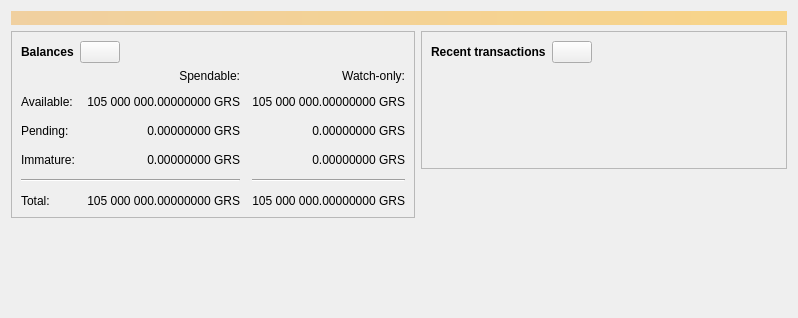
<?xml version="1.0" encoding="UTF-8"?>
<ui version="4.0">
 <class>OverviewPage</class>
 <widget class="QWidget" name="OverviewPage">
  <property name="geometry">
   <rect>
    <x>0</x>
    <y>0</y>
    <width>798</width>
    <height>318</height>
   </rect>
  </property>
  <property name="windowTitle">
   <string>Form</string>
  </property>
  <layout class="QVBoxLayout" name="topLayout">
   <item>
    <widget class="QLabel" name="labelAlerts">
     <property name="visible">
      <bool>false</bool>
     </property>
     <property name="styleSheet">
      <string notr="true">QLabel { background-color: qlineargradient(x1: 0, y1: 0, x2: 1, y2: 0, stop:0 #F0D0A0, stop:1 #F8D488); color:#000000; }</string>
     </property>
     <property name="wordWrap">
      <bool>true</bool>
     </property>
     <property name="margin">
      <number>3</number>
     </property>
     <property name="textInteractionFlags">
      <set>Qt::TextSelectableByMouse</set>
     </property>
    </widget>
   </item>
   <item>
    <layout class="QHBoxLayout" name="horizontalLayout" stretch="1,1">
     <item>
      <layout class="QVBoxLayout" name="verticalLayout_2">
       <item>
        <widget class="QFrame" name="frame">
         <property name="frameShape">
          <enum>QFrame::StyledPanel</enum>
         </property>
         <property name="frameShadow">
          <enum>QFrame::Raised</enum>
         </property>
         <layout class="QVBoxLayout" name="verticalLayout_4">
          <item>
           <layout class="QHBoxLayout" name="horizontalLayout_4">
            <item>
             <widget class="QLabel" name="label_5">
              <property name="font">
               <font>
                <weight>75</weight>
                <bold>true</bold>
               </font>
              </property>
              <property name="text">
               <string>Balances</string>
              </property>
             </widget>
            </item>
            <item>
             <widget class="QPushButton" name="labelWalletStatus">
              <property name="enabled">
               <bool>true</bool>
              </property>
              <property name="maximumSize">
               <size>
                <width>45</width>
                <height>16777215</height>
               </size>
              </property>
              <property name="toolTip">
               <string>The displayed information may be out of date. Your wallet automatically synchronizes with the Bitcoin network after a connection is established, but this process has not completed yet.</string>
              </property>
              <property name="text">
               <string/>
              </property>
              <property name="icon">
               <iconset resource="../bitcoin.qrc">
                <normaloff>:/icons/warning</normaloff>
                <disabledoff>:/icons/warning</disabledoff>:/icons/warning</iconset>
              </property>
              <property name="iconSize">
               <size>
                <width>24</width>
                <height>24</height>
               </size>
              </property>
             </widget>
            </item>
            <item>
             <spacer name="horizontalSpacer_3">
              <property name="orientation">
               <enum>Qt::Horizontal</enum>
              </property>
              <property name="sizeHint" stdset="0">
               <size>
                <width>40</width>
                <height>20</height>
               </size>
              </property>
             </spacer>
            </item>
           </layout>
          </item>
          <item>
           <layout class="QGridLayout" name="gridLayout">
            <property name="spacing">
             <number>12</number>
            </property>
            <item row="2" column="2">
             <widget class="QLabel" name="labelWatchPending">
              <property name="cursor">
               <cursorShape>IBeamCursor</cursorShape>
              </property>
              <property name="toolTip">
               <string>Unconfirmed transactions to watch-only addresses</string>
              </property>
              <property name="text">
               <string notr="true">0.00000000 GRS</string>
              </property>
              <property name="alignment">
               <set>Qt::AlignRight|Qt::AlignTrailing|Qt::AlignVCenter</set>
              </property>
              <property name="textInteractionFlags">
               <set>Qt::LinksAccessibleByMouse|Qt::TextSelectableByKeyboard|Qt::TextSelectableByMouse</set>
              </property>
             </widget>
            </item>
            <item row="2" column="1">
             <widget class="QLabel" name="labelUnconfirmed">
              <property name="cursor">
               <cursorShape>IBeamCursor</cursorShape>
              </property>
              <property name="toolTip">
               <string>Total of transactions that have yet to be confirmed, and do not yet count toward the spendable balance</string>
              </property>
              <property name="text">
               <string notr="true">0.00000000 GRS</string>
              </property>
              <property name="alignment">
               <set>Qt::AlignRight|Qt::AlignTrailing|Qt::AlignVCenter</set>
              </property>
              <property name="textInteractionFlags">
               <set>Qt::LinksAccessibleByMouse|Qt::TextSelectableByKeyboard|Qt::TextSelectableByMouse</set>
              </property>
             </widget>
            </item>
            <item row="3" column="2">
             <widget class="QLabel" name="labelWatchImmature">
              <property name="cursor">
               <cursorShape>IBeamCursor</cursorShape>
              </property>
              <property name="toolTip">
               <string>Mined balance in watch-only addresses that has not yet matured</string>
              </property>
              <property name="text">
               <string notr="true">0.00000000 GRS</string>
              </property>
              <property name="alignment">
               <set>Qt::AlignRight|Qt::AlignTrailing|Qt::AlignVCenter</set>
              </property>
              <property name="textInteractionFlags">
               <set>Qt::LinksAccessibleByMouse|Qt::TextSelectableByKeyboard|Qt::TextSelectableByMouse</set>
              </property>
             </widget>
            </item>
            <item row="4" column="0" colspan="2">
             <widget class="Line" name="line">
              <property name="orientation">
               <enum>Qt::Horizontal</enum>
              </property>
             </widget>
            </item>
            <item row="4" column="2">
             <widget class="Line" name="lineWatchBalance">
              <property name="sizePolicy">
               <sizepolicy hsizetype="Preferred" vsizetype="Fixed">
                <horstretch>0</horstretch>
                <verstretch>0</verstretch>
               </sizepolicy>
              </property>
              <property name="minimumSize">
               <size>
                <width>140</width>
                <height>0</height>
               </size>
              </property>
              <property name="orientation">
               <enum>Qt::Horizontal</enum>
              </property>
             </widget>
            </item>
            <item row="5" column="0">
             <widget class="QLabel" name="labelTotalText">
              <property name="text">
               <string>Total:</string>
              </property>
             </widget>
            </item>
            <item row="3" column="1">
             <widget class="QLabel" name="labelImmature">
              <property name="cursor">
               <cursorShape>IBeamCursor</cursorShape>
              </property>
              <property name="toolTip">
               <string>Mined balance that has not yet matured</string>
              </property>
              <property name="text">
               <string notr="true">0.00000000 GRS</string>
              </property>
              <property name="alignment">
               <set>Qt::AlignRight|Qt::AlignTrailing|Qt::AlignVCenter</set>
              </property>
              <property name="textInteractionFlags">
               <set>Qt::LinksAccessibleByMouse|Qt::TextSelectableByKeyboard|Qt::TextSelectableByMouse</set>
              </property>
             </widget>
            </item>
            <item row="2" column="3">
             <spacer name="horizontalSpacer_2">
              <property name="orientation">
               <enum>Qt::Horizontal</enum>
              </property>
              <property name="sizeHint" stdset="0">
               <size>
                <width>40</width>
                <height>20</height>
               </size>
              </property>
             </spacer>
            </item>
            <item row="3" column="0">
             <widget class="QLabel" name="labelImmatureText">
              <property name="text">
               <string>Immature:</string>
              </property>
             </widget>
            </item>
            <item row="5" column="1">
             <widget class="QLabel" name="labelTotal">
              <property name="cursor">
               <cursorShape>IBeamCursor</cursorShape>
              </property>
              <property name="toolTip">
               <string>Your current total balance</string>
              </property>
              <property name="text">
               <string notr="true">105 000 000.00000000 GRS</string>
              </property>
              <property name="alignment">
               <set>Qt::AlignRight|Qt::AlignTrailing|Qt::AlignVCenter</set>
              </property>
              <property name="textInteractionFlags">
               <set>Qt::LinksAccessibleByMouse|Qt::TextSelectableByKeyboard|Qt::TextSelectableByMouse</set>
              </property>
             </widget>
            </item>
            <item row="5" column="2">
             <widget class="QLabel" name="labelWatchTotal">
              <property name="cursor">
               <cursorShape>IBeamCursor</cursorShape>
              </property>
              <property name="toolTip">
               <string>Current total balance in watch-only addresses</string>
              </property>
              <property name="text">
               <string notr="true">105 000 000.00000000 GRS</string>
              </property>
              <property name="alignment">
               <set>Qt::AlignRight|Qt::AlignTrailing|Qt::AlignVCenter</set>
              </property>
              <property name="textInteractionFlags">
               <set>Qt::LinksAccessibleByMouse|Qt::TextSelectableByKeyboard|Qt::TextSelectableByMouse</set>
              </property>
             </widget>
            </item>
            <item row="0" column="2">
             <widget class="QLabel" name="labelWatchonly">
              <property name="text">
               <string>Watch-only:</string>
              </property>
              <property name="alignment">
               <set>Qt::AlignRight|Qt::AlignTrailing|Qt::AlignVCenter</set>
              </property>
             </widget>
            </item>
            <item row="1" column="0">
             <widget class="QLabel" name="labelBalanceText">
              <property name="text">
               <string>Available:</string>
              </property>
             </widget>
            </item>
            <item row="1" column="1">
             <widget class="QLabel" name="labelBalance">
              <property name="cursor">
               <cursorShape>IBeamCursor</cursorShape>
              </property>
              <property name="toolTip">
               <string>Your current spendable balance</string>
              </property>
              <property name="text">
               <string notr="true">105 000 000.00000000 GRS</string>
              </property>
              <property name="alignment">
               <set>Qt::AlignRight|Qt::AlignTrailing|Qt::AlignVCenter</set>
              </property>
              <property name="textInteractionFlags">
               <set>Qt::LinksAccessibleByMouse|Qt::TextSelectableByKeyboard|Qt::TextSelectableByMouse</set>
              </property>
             </widget>
            </item>
            <item row="1" column="2">
             <widget class="QLabel" name="labelWatchAvailable">
              <property name="cursor">
               <cursorShape>IBeamCursor</cursorShape>
              </property>
              <property name="toolTip">
               <string>Your current balance in watch-only addresses</string>
              </property>
              <property name="text">
               <string notr="true">105 000 000.00000000 GRS</string>
              </property>
              <property name="alignment">
               <set>Qt::AlignRight|Qt::AlignTrailing|Qt::AlignVCenter</set>
              </property>
              <property name="textInteractionFlags">
               <set>Qt::LinksAccessibleByMouse|Qt::TextSelectableByKeyboard|Qt::TextSelectableByMouse</set>
              </property>
             </widget>
            </item>
            <item row="2" column="0">
             <widget class="QLabel" name="labelPendingText">
              <property name="text">
               <string>Pending:</string>
              </property>
             </widget>
            </item>
            <item row="0" column="1">
             <widget class="QLabel" name="labelSpendable">
              <property name="text">
               <string>Spendable:</string>
              </property>
              <property name="alignment">
               <set>Qt::AlignRight|Qt::AlignTrailing|Qt::AlignVCenter</set>
              </property>
             </widget>
            </item>
           </layout>
          </item>
         </layout>
        </widget>
       </item>
       <item>
        <spacer name="verticalSpacer">
         <property name="orientation">
          <enum>Qt::Vertical</enum>
         </property>
         <property name="sizeHint" stdset="0">
          <size>
           <width>20</width>
           <height>40</height>
          </size>
         </property>
        </spacer>
       </item>
      </layout>
     </item>
     <item>
      <layout class="QVBoxLayout" name="verticalLayout_3">
       <item>
        <widget class="QFrame" name="frame_2">
         <property name="frameShape">
          <enum>QFrame::StyledPanel</enum>
         </property>
         <property name="frameShadow">
          <enum>QFrame::Raised</enum>
         </property>
         <layout class="QVBoxLayout" name="verticalLayout">
          <item>
           <layout class="QHBoxLayout" name="horizontalLayout_2">
            <item>
             <widget class="QLabel" name="label_4">
              <property name="font">
               <font>
                <weight>75</weight>
                <bold>true</bold>
               </font>
              </property>
              <property name="text">
               <string>Recent transactions</string>
              </property>
             </widget>
            </item>
            <item>
             <widget class="QPushButton" name="labelTransactionsStatus">
              <property name="enabled">
               <bool>true</bool>
              </property>
              <property name="maximumSize">
               <size>
                <width>45</width>
                <height>16777215</height>
               </size>
              </property>
              <property name="toolTip">
               <string>The displayed information may be out of date. Your wallet automatically synchronizes with the Bitcoin network after a connection is established, but this process has not completed yet.</string>
              </property>
              <property name="text">
               <string/>
              </property>
              <property name="icon">
               <iconset resource="../bitcoin.qrc">
                <normaloff>:/icons/warning</normaloff>
                <disabledoff>:/icons/warning</disabledoff>:/icons/warning</iconset>
              </property>
              <property name="iconSize">
               <size>
                <width>24</width>
                <height>24</height>
               </size>
              </property>
             </widget>
            </item>
            <item>
             <spacer name="horizontalSpacer">
              <property name="orientation">
               <enum>Qt::Horizontal</enum>
              </property>
              <property name="sizeHint" stdset="0">
               <size>
                <width>40</width>
                <height>20</height>
               </size>
              </property>
             </spacer>
            </item>
           </layout>
          </item>
          <item>
           <widget class="TransactionOverviewWidget" name="listTransactions">
            <property name="styleSheet">
             <string notr="true">QListView { background: transparent; }</string>
            </property>
            <property name="frameShape">
             <enum>QFrame::NoFrame</enum>
            </property>
            <property name="verticalScrollBarPolicy">
             <enum>Qt::ScrollBarAlwaysOff</enum>
            </property>
            <property name="horizontalScrollBarPolicy">
             <enum>Qt::ScrollBarAlwaysOff</enum>
            </property>
            <property name="sizeAdjustPolicy">
             <enum>QAbstractScrollArea::AdjustToContents</enum>
            </property>
            <property name="selectionMode">
             <enum>QAbstractItemView::NoSelection</enum>
            </property>
            <property name="uniformItemSizes">
             <bool>true</bool>
            </property>
           </widget>
          </item>
         </layout>
        </widget>
       </item>
       <item>
        <spacer name="verticalSpacer_2">
         <property name="orientation">
          <enum>Qt::Vertical</enum>
         </property>
         <property name="sizeHint" stdset="0">
          <size>
           <width>20</width>
           <height>40</height>
          </size>
         </property>
        </spacer>
       </item>
      </layout>
     </item>
    </layout>
   </item>
  </layout>
 </widget>
 <customwidgets>
  <customwidget>
   <class>TransactionOverviewWidget</class>
   <extends>QListView</extends>
   <header>qt/transactionoverviewwidget.h</header>
  </customwidget>
 </customwidgets>
 <resources/>
 <connections/>
</ui>
